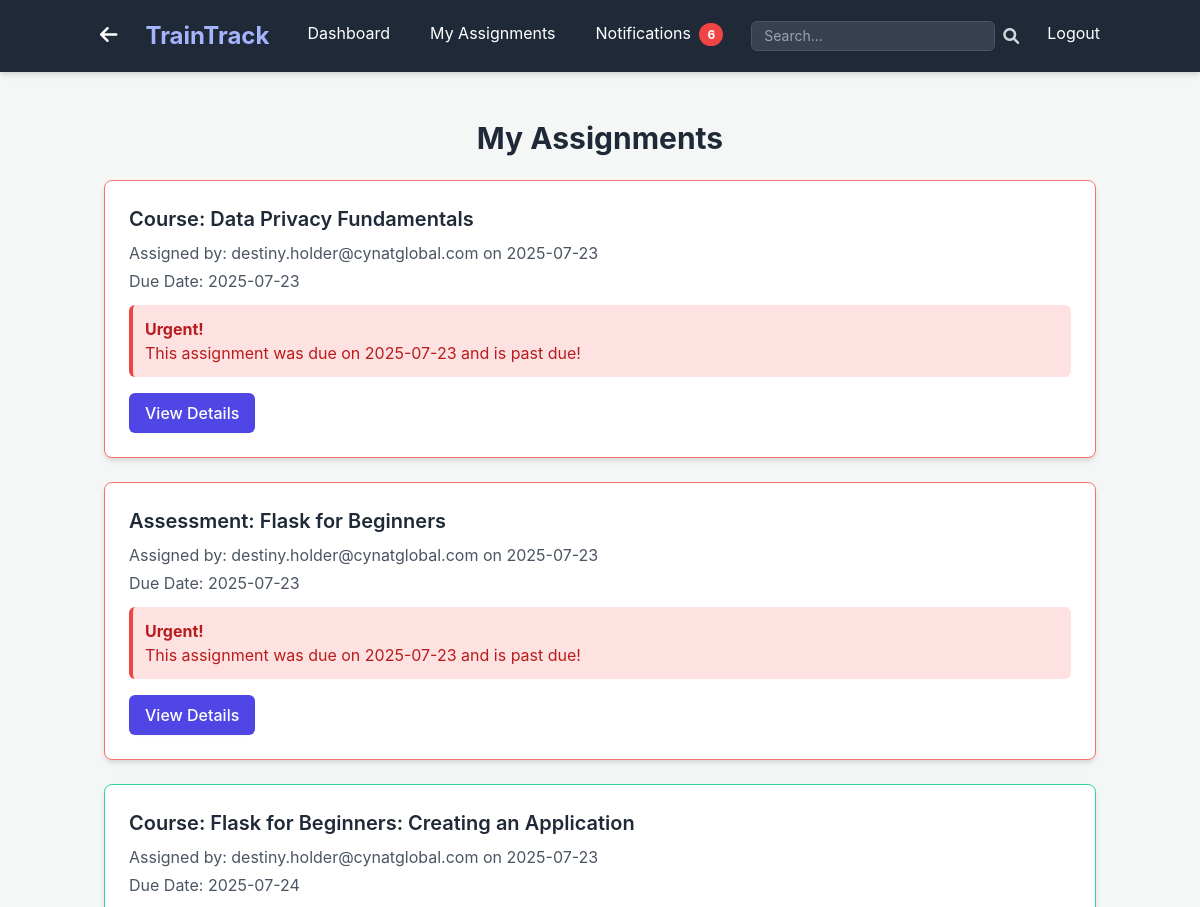
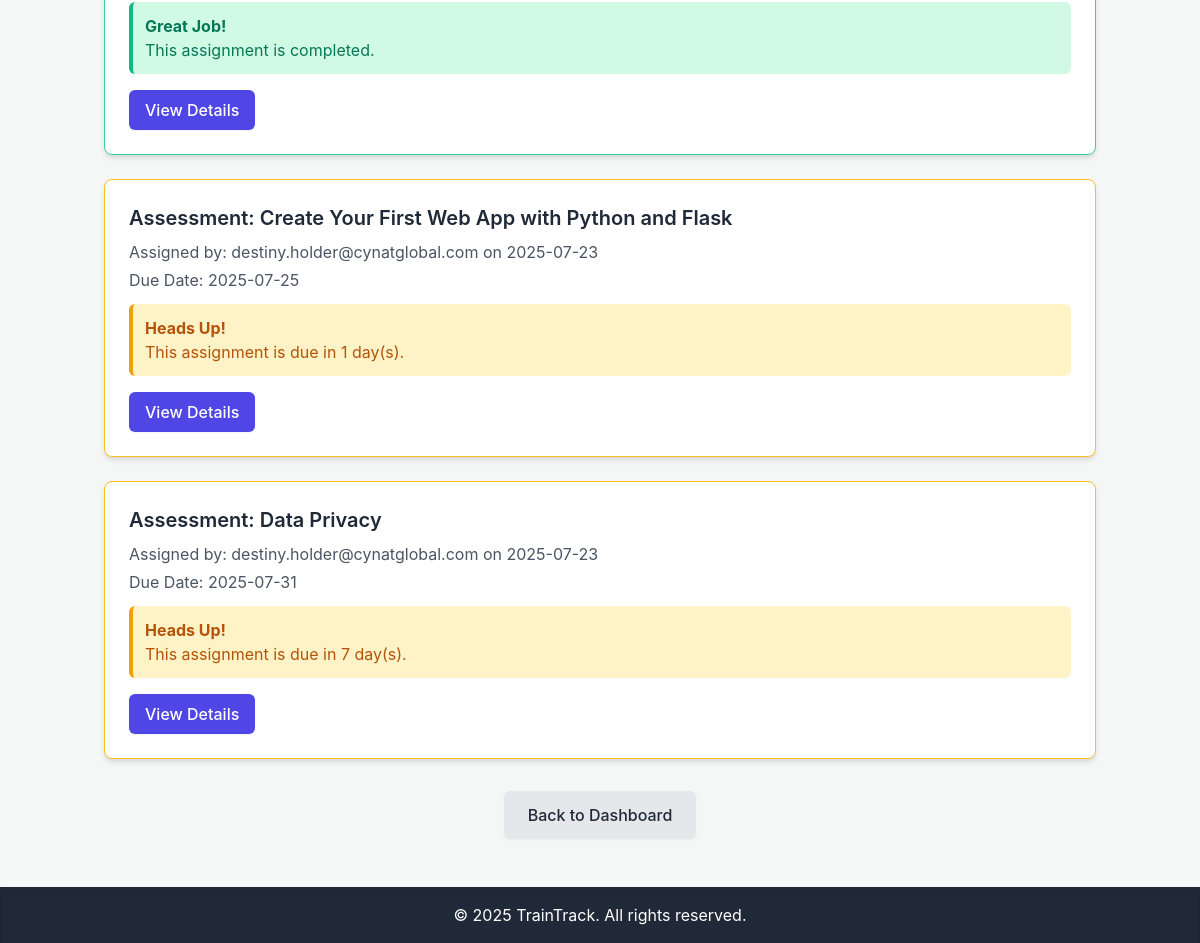
Screenshot of /trainee/my_assignments (signed in) with the database file from the repository (2 pictures, top to bottom).
### app.py (models this page shows, shortened)
class Course(db.Model):
    id = db.Column(db.Integer, primary_key=True)
    name = db.Column(db.String(120), nullable=False)
    description = db.Column(db.Text, nullable=True)
    course_link = db.Column(db.String(255), nullable=True) # New field for external link
    domain = db.Column(db.String(50), nullable=True) # Changed from 'category' to 'domain'
    created_at = db.Column(db.DateTime, default=datetime.utcnow)
    created_by_id = db.Column(db.Integer, db.ForeignKey('user.id'), nullable=False) # Admin who created it
    assessments = db.relationship('Assessment', backref='course', lazy=True)
    assignments = db.relationship('Assignment', backref='course', lazy=True)
    modules = db.relationship('Module', backref='course', lazy=True) # New relationship for modules
    learning_paths = relationship('LearningPath', secondary=learning_path_courses, back_populates='courses')

class User(UserMixin, db.Model):
    id = db.Column(db.Integer, primary_key=True)
    username = db.Column(db.String(80), unique=True, nullable=False)
    password_hash = db.Column(db.String(128), nullable=False)
    role = db.Column(db.String(20), nullable=False, default='trainee')
    domain = db.Column(db.String(50), nullable=True) # New field for trainee/admin domain
    assignments_as_trainee = db.relationship('Assignment', foreign_keys='Assignment.trainee_id', backref='trainee', lazy=True)
    created_courses = db.relationship('Course', foreign_keys='Course.created_by_id', backref='creator', lazy=True)
    created_assessments = db.relationship('Assessment', foreign_keys='Assessment.created_by_id', backref='assessor_creator', lazy=True)
    created_learning_paths = db.relationship('LearningPath', foreign_keys='LearningPath.created_by_id', backref='path_creator', lazy=True)
    assigned_assignments = db.relationship('Assignment', foreign_keys='Assignment.assigned_by_id', backref='assigner', lazy=True)
    notifications_received = db.relationship('Notification', foreign_keys='Notification.recipient_id', backref='recipient', lazy=True)
    notifications_sent = db.relationship('Notification', foreign_keys='Notification.sender_id', backref='sender', lazy=True)
    graded_submissions = db.relationship('Submission', foreign_keys='Submission.graded_by_id', backref='grader', lazy=True)

class Assignment(db.Model):
    id = db.Column(db.Integer, primary_key=True)
    trainee_id = db.Column(db.Integer, db.ForeignKey('user.id'), nullable=False)
    course_id = db.Column(db.Integer, db.ForeignKey('course.id'), nullable=True) # Either course_id or assessment_id or learning_path_id must be set
    assessment_id = db.Column(db.Integer, db.ForeignKey('assessment.id'), nullable=True) # Either course_id or assessment_id or learning_path_id must be set
    learning_path_id = db.Column(db.Integer, db.ForeignKey('learning_path.id'), nullable=True) # New field for learning path assignment
    assigned_by_id = db.Column(db.Integer, db.ForeignKey('user.id'), nullable=False) # Admin who assigned it
    assigned_at = db.Column(db.DateTime, default=datetime.utcnow)
    due_date = db.Column(db.DateTime, nullable=True)
    status = db.Column(db.String(50), default='assigned') # e.g., 'assigned', 'in_progress', 'completed', 'graded', 'submitted_for_grading'
    completion_date = db.Column(db.DateTime, nullable=True)
    score = db.Column(db.Float, nullable=True) # Overall score for the assignment
    completion_badge_link = db.Column(db.String(255), nullable=True) # New field for course completion badge
    submissions = db.relationship('Submission', backref='assignment', lazy=True)
    module_completions = db.relationship('TraineeModuleCompletion', backref='assignment', lazy=True) # New relationship for module completions

class Assessment(db.Model):
    id = db.Column(db.Integer, primary_key=True)
    name = db.Column(db.String(120), nullable=False)
    description = db.Column(db.Text, nullable=True)
    course_id = db.Column(db.Integer, db.ForeignKey('course.id'), nullable=True) # Optional: if part of a course
    created_at = db.Column(db.DateTime, default=datetime.utcnow)
    created_by_id = db.Column(db.Integer, db.ForeignKey('user.id'), nullable=False) # Admin who created it
    questions = db.relationship('Question', backref='assessment', lazy=True)
    assignments = db.relationship('Assignment', backref='assessment', lazy=True)

### app.py (the view)
@app.route('/trainee/my_assignments')
@login_required
@trainee_required # Only trainees can access this route
def my_assignments():
    current_year = datetime.now().year
    assignments = db.session.query(Assignment).filter_by(trainee_id=current_user.id).order_by(Assignment.due_date.asc()).all()
    assignments_with_status = []
    today = date.today() # Get today's date for comparison
    for assignment in assignments:
        status_info = {
            'assignment': assignment,
            'alert_type': 'none', # 'past_due', 'due_soon', 'on_track'
            'message': ''
        }
        if assignment.status == 'completed':
            status_info['alert_type'] = 'completed'
            status_info['message'] = 'This assignment is completed.'
        elif assignment.due_date:
            due_date_only = assignment.due_date.date() # Extract date part for comparison
            if due_date_only < today:
                status_info['alert_type'] = 'past_due'
                status_info['message'] = f'This assignment was due on {due_date_only.strftime("%Y-%m-%d")} and is past due!'
            elif today <= due_date_only <= today + timedelta(days=7):
                status_info['alert_type'] = 'due_soon'
                days_left = (due_date_only - today).days
                if days_left == 0:
                    status_info['message'] = 'This assignment is due today!'
                else:
                    status_info['message'] = f'This assignment is due in {days_left} day(s).'
            else:
                status_info['alert_type'] = 'on_track'
                status_info['message'] = f'Due on {due_date_only.strftime("%Y-%m-%d")}. You have plenty of time.'
        else:
            status_info['alert_type'] = 'no_due_date'
            status_info['message'] = 'No due date set for this assignment.'
        assignments_with_status.append(status_info)
    return render_template('trainee/my_assignments.html',
                           title='My Assignments',
                           assignments_with_status=assignments_with_status,
                           current_year=current_year)

### app.py (called while the page is built)
def role_required(role):
    def decorator(f):
        @wraps(f)
        def decorated_function(*args, **kwargs):
            if not current_user.is_authenticated or current_user.role != role:
                flash('You do not have permission to access this page.', 'danger')
                return redirect(url_for('dashboard')) # Redirect to dashboard or login
            return f(*args, **kwargs)
        return decorated_function
    return decorator

@login_manager.user_loader
def load_user(user_id):
    return db.session.get(User, int(user_id))

@app.context_processor
def inject_unread_notifications_count():
    if current_user.is_authenticated:
        unread_count = Notification.query.filter_by(recipient_id=current_user.id, is_read=False).count()
        return dict(unread_notifications_count=unread_count)
    return dict(unread_notifications_count=0)

### templates/trainee/my_assignments.html (shortened to what this page needs)
{% extends "base.html" %}
{% block content %}
    <h1 class="text-3xl font-bold text-gray-800 mb-6 text-center">My Assignments</h1>
    {% if assignments_with_status %}
        <div class="space-y-6">
            {% for item in assignments_with_status %}
                {% set assignment = item.assignment %}
                {% set alert_type = item.alert_type %}
                {% set message = item.message %}
                <div class="bg-white p-6 rounded-lg shadow-md border
                    {% if alert_type == 'past_due' %}border-red-400{% elif alert_type == 'due_soon' %}border-yellow-400{% elif alert_type == 'completed' %}border-green-400{% else %}border-gray-200{% endif %}">
                    <h2 class="text-xl font-semibold text-gray-800 mb-2">
                        {% if assignment.course_id %}
                            Course: {{ assignment.course.name }}
                        {% elif assignment.assessment_id %}
                            Assessment: {{ assignment.assessment.name }}
                        {% else %}
                            Assignment {{ assignment.id }}
                        {% endif %}
                    </h2>
                    <p class="text-gray-600 mb-1">Assigned by: {{ assignment.assigner.username }} on {{ assignment.assigned_at.strftime('%Y-%m-%d') }}</p>
                    {% if assignment.due_date %}
                        <p class="text-gray-600 mb-3">Due Date: {{ assignment.due_date.strftime('%Y-%m-%d') }}</p>
                    {% else %}
                        <p class="text-gray-600 mb-3">Due Date: Not set</p>
                    {% endif %}
                    {% if alert_type == 'past_due' %}
                        <div class="bg-red-100 border-l-4 border-red-500 text-red-700 p-3 rounded-md mb-3" role="alert">
                            <p class="font-bold">Urgent!</p>
                            <p>{{ message }}</p>
                        </div>
                    {% elif alert_type == 'due_soon' %}
                        <div class="bg-yellow-100 border-l-4 border-yellow-500 text-yellow-700 p-3 rounded-md mb-3" role="alert">
                            <p class="font-bold">Heads Up!</p>
                            <p>{{ message }}</p>
                        </div>
                    {% elif alert_type == 'completed' %}
                        <div class="bg-green-100 border-l-4 border-green-500 text-green-700 p-3 rounded-md mb-3" role="alert">
                            <p class="font-bold">Great Job!</p>
                            <p>{{ message }}</p>
                        </div>
                    {% elif alert_type == 'no_due_date' %}
                         <div class="bg-blue-100 border-l-4 border-blue-500 text-blue-700 p-3 rounded-md mb-3" role="alert">
                            <p class="font-bold">Information:</p>
                            <p>{{ message }}</p>
                        </div>
                    {% endif %}
                    <div class="mt-4">
                        <a href="{{ url_for('view_assignment', assignment_id=assignment.id) }}"
                           class="inline-block bg-indigo-600 text-white px-4 py-2 rounded-md font-medium hover:bg-indigo-700 transition duration-300 shadow-sm">
                            View Details
                        </a>
                    </div>
                </div>
            {% endfor %}
        </div>
    {% else %}
        <p class="text-center text-gray-600 text-lg">No assignments found for you yet.</p>
    {% endif %}
    <div class="mt-8 text-center">
        <a href="{{ url_for('dashboard') }}" class="inline-block bg-gray-200 text-gray-800 px-6 py-3 rounded-md font-medium hover:bg-gray-300 transition duration-300 shadow-sm">
            Back to Dashboard
        </a>
    </div>
{% endblock %}

### templates/base.html (style rules this page uses)
body { font-family: "Inter", sans-serif; background-color: #f4f7f6; }

### rows the page displays
Course: course.name "Data Privacy Fundamentals"
User: assigner.username "destiny.holder@cynatglobal.com" "destiny.holder@cynatglobal.com" "destiny.holder@cynatglobal.com" "destiny.holder@cynatglobal.com" "destiny.holder@cynatglobal.com"
Assignment: assigned_at "2025-07-23", due_date "2025-07-23"
Assessment: assessment.name "Flask for Beginners"
Assignment: assigned_at "2025-07-23", due_date "2025-07-23"
Course: course.name "Flask for Beginners: Creating an Application"
Assignment: assigned_at "2025-07-23", due_date "2025-07-24"
Assessment: assessment.name "Create Your First Web App with Python and Flask"
Assignment: assigned_at "2025-07-23", due_date "2025-07-25"
Assessment: assessment.name "Data Privacy"
Assignment: assigned_at "2025-07-23", due_date "2025-07-31"

### other values shown
{{ unread_notifications_count }} "6"
{{ message }} "This assignment was due on 2025-07-23 and is past due!" "This assignment was due on 2025-07-23 and is past due!"
{{ message }} "This assignment is completed."
{{ message }} "This assignment is due in 1 day(s)." "This assignment is due in 7 day(s)."
